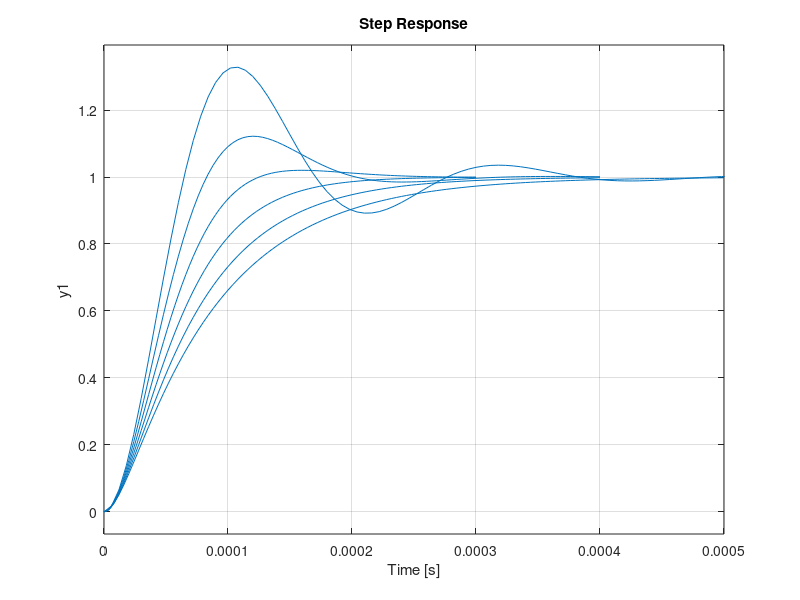

The MATLAB source for this figure:
clc,clear vars
l=100^-3;
c=10.13^-9;
n=10^4*pi;
for r=1500:1000:6500
    zeta=((r/2)*(c/l)^1/2);
d=[1 2*zeta*n n^2];
sys=tf(n^2,d);
step(sys)
hold on
end


